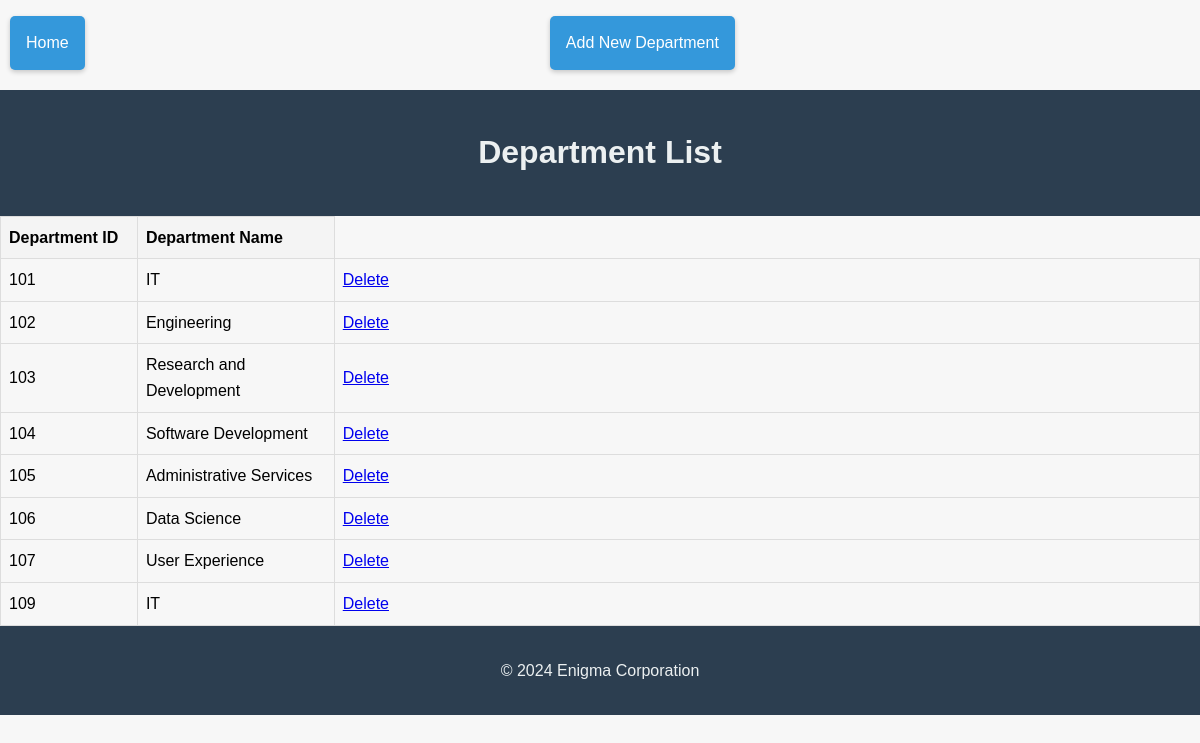
/view_departments.php, run on the app's committed database.
### tables this page shows
CREATE TABLE DEPARTMENT (
    DEPARTMENT_ID INTEGER PRIMARY KEY AUTOINCREMENT,
    DEP_NAME TEXT NOT NULL
);

### fetch_departments.php (called while the page is built, shortened)
<?php
function fetchDepartments() {
    $db = connectToDB(__DIR__ . '/../db/enigma.db');
    if ($db) {
        try {
            $stmt = $db->query('SELECT DEPARTMENT_ID, DEP_NAME FROM DEPARTMENT');
            return $stmt->fetchAll(PDO::FETCH_ASSOC);
        } catch (PDOException $e) {
            echo "Error: " . $e->getMessage();
            return [];
        }
    }
    return [];
}

### view_departments.php (the view, shortened to what this page needs)
<!DOCTYPE html>
<html lang="en">
<head>
    <link rel="stylesheet" href="../css/styles.css">
</head>
<nav>
    <ul>
        <li class="home-link"><a href="/enigma">Home</a></li>
        <li><a href="add_department.php">Add New Department</a></li>
    </ul>
</nav>
<body>
    <header>
        <h1>Department List</h1>
    </header>
    <section>
        <table id="departmentsTable">
            <thead>
                <tr>
                    <th>Department ID</th>
                    <th>Department Name</th>
                </tr>
            </thead>
            <tbody>
            <?php
    include_once '../php/fetch_departments.php';
    $departments = fetchDepartments();
    foreach ($departments as $department) {
        echo "<tr>";
        echo "<td>" . htmlspecialchars($department['DEPARTMENT_ID']) . "</td>";
        echo "<td>" . htmlspecialchars($department['DEP_NAME']) . "</td>";
        echo "<td><a href='../php/delete_department.php?department_id=" . $department['DEPARTMENT_ID'] . "' class='btn-delete'>Delete</a></td>";
        echo "</tr>";
    }
    ?>
            </tbody>
        </table>
    </section>
    <footer>
        <p>&copy; 2024 Enigma Corporation</p>
    </footer>
</body>
</html>

### styles.css (style rules this page uses)
body { font-family: 'Arial', sans-serif; line-height: 1.6; margin: 0; padding: 0; display: flex; flex-direction: column; min-height: 100vh; background: #f7f7f7; }
header { background-color: #2c3e50; color: #ecf0f1; text-align: center; padding: 1em 0; }
nav ul { list-style-type: none; padding: 0; text-align: center; margin-bottom: 20px; }
nav ul li { display: inline-block; margin: 0 10px; }
nav ul li a { display: block; color: #ecf0f1; background-color: #3498db; padding: 10px 15px; text-decoration: none; border-radius: 5px; transition: all 0.3s ease; box-shadow: 0 2px 5px rgba(0,0,0,0.2); }
footer { background-color: #2c3e50; color: #ecf0f1; text-align: center; padding: 1em 0; }
nav ul li.home-link { float: left; margin-right: auto; }
nav ul li a { display: block; color: white; text-align: center; padding: 14px 16px; text-decoration: none; }
footer p { margin: 0; padding: 1em 0; }
table { width: 100%; table-layout: fixed; border-collapse: collapse; }
th, td { border: 1px solid #ddd; padding: 8px; text-align: left; }
th:nth-child(1), td:nth-child(1) { width: 10%; }
th:nth-child(2), td:nth-child(2), th:nth-child(3), td:nth-child(3), th:nth-child(4), td:nth-child(4) { width: 15%; }
th { background-color: #f4f4f4; }

### data on the page
department: DEPARTMENT_ID "101", DEP_NAME "IT"
department: DEPARTMENT_ID "102", DEP_NAME "Engineering"
department: DEPARTMENT_ID "103", DEP_NAME "Research and Development"
department: DEPARTMENT_ID "104", DEP_NAME "Software Development"
department: DEPARTMENT_ID "105", DEP_NAME "Administrative Services"
department: DEPARTMENT_ID "106", DEP_NAME "Data Science"
department: DEPARTMENT_ID "107", DEP_NAME "User Experience"
department: DEPARTMENT_ID "109", DEP_NAME "IT"
